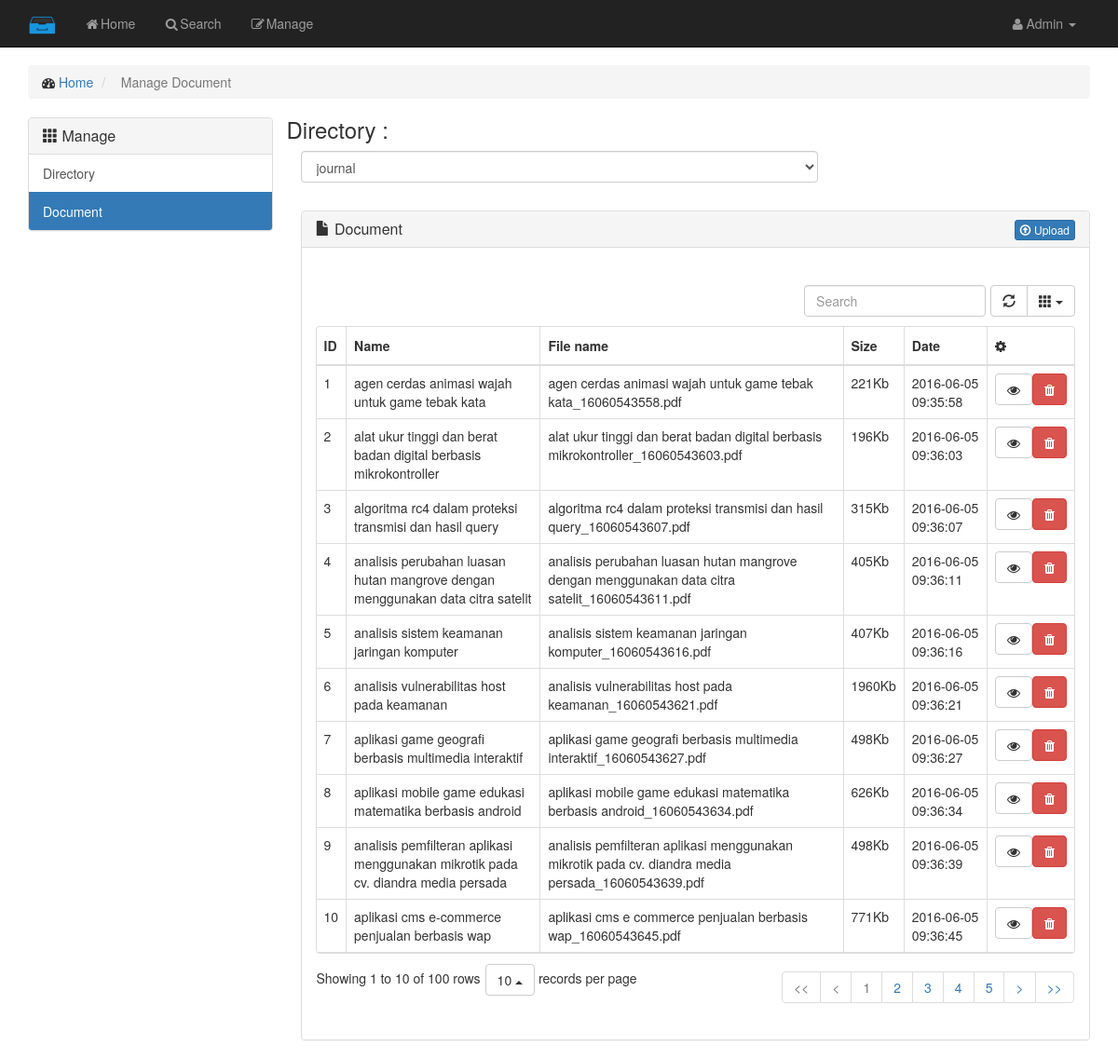
Page /admin/index.php?page=manage_doc (signed in) on the committed database.
### tables this page shows
CREATE TABLE `ds_document` (
  `id_document` int(11) NOT NULL AUTO_INCREMENT,
  `id_directory` int(11) NOT NULL,
  `name_document` varchar(250) NOT NULL,
  `name_file` varchar(255) NOT NULL,
  `path` varchar(100) NOT NULL,
  `size` double NOT NULL,
  `desc` varchar(300) DEFAULT NULL,
  `date` datetime NOT NULL,
  PRIMARY KEY (`id_document`),
  KEY `id_directory` (`id_directory`),
  CONSTRAINT `ds_document_ibfk_1` FOREIGN KEY (`id_directory`) REFERENCES `ds_directory` (`id_directory`)
);

CREATE TABLE `ds_directory` (
  `id_directory` int(250) NOT NULL AUTO_INCREMENT,
  `name_directory` varchar(250) NOT NULL,
  `path_directory` varchar(250) NOT NULL,
  `date` datetime NOT NULL,
  `size` double DEFAULT NULL,
  PRIMARY KEY (`id_directory`)
);

### admin/manage_doc.php (the view, shortened to what this page needs)
<?php
    if (isset($_POST['id'])) {
        require_once (FUNC_PATH . '/connectdb.php');
        require_once (VSM_PATH . '/vsm_delete_doc.php');
        echo $_POST['id'];
        $id_doc = $_POST['id'];
        deleteDoc($id_doc);
    }else{
?>
 <div class="container">
        <div class="manage row">
             <div class="col-lg-12">
                <ol class="breadcrumb">
                    <li>
                        <i class="fa fa-dashboard"></i>  <a href="index.php">Home</a>
                    </li>
                    <li class="active">
                        <i class="fa fa-bar-edit-o"></i> Manage Document
                    </li>
                </ol>
            </div>
            <div class="col-md-3">
                <div class="panel panel-default">
                    <div class="panel-heading">
                        <h3 class="panel-title"><span class="glyphicon glyphicon-th"></span>
                             Manage</h3>
                    </div>
                    <div class="list-group">
                        <a href="index.php?page=manage" class="list-group-item">Directory</a>
                        <a href="index.php?page=manage_doc" class="list-group-item active">Document</a>
                    </div>
                </div>
            </div>
                <h3>Directory :</h3>
                <div class="form-group col-md-6">
                    <select id="select_directory" class="form-control">
                       <?php
                       getDir();
                       ?>
                    </select>
                </div>
            <div class="col-md-9">
                <div class="panel panel-default filterable">
                    <div class="panel-heading">
                        <h3 class="panel-title"><span class="glyphicon glyphicon-file"></span>
                          Document</h3>
                        <div class="pull-right">
                               <a href="index.php?page=temp_upload" id="upload" class="btn btn-xs btn-primary btn-create"><span class="btn-label"><i class="glyphicon glyphicon-upload"></i> </span>Upload</button></a>
                        </div>
                    </div>
                   <div class="panel-body">
                      <table class="table" data-toggle="table"  data-show-refresh="true"   data-show-columns="true" data-search="true" data-select-item-name="toolbar1" data-pagination="true" >
                          <thead>
                          <tr>
                              <th data-field="id" >ID</th>
                              <th data-field="name"  >Name</th>
                              <th data-field="file" >File name</th>
                              <th data-field="size" >Size</th>
                              <th data-field="date" >Date</th>
                              <th data-field="action" ><em class="fa fa-cog"></em></th>
                          </tr>
                          </thead>
                          <tbody class="t_body">
                              <?php
                              $query = "SELECT ds_document.* , ds_directory.name_directory
                                          FROM ds_document , ds_directory
                                              WHERE ds_directory.id_directory = ds_document.id_directory AND ds_directory.id_directory = '$firstOp' ";
                              $result = mysql_query($query) or die(mysql_error());
                              if (mysql_num_rows($result) == 0) {
                                echo "<tr>";
                                  echo "<td text-align='center' colspan='6'>Empty Files</td>";
                                echo "</tr>";
                              }else{
                                $i = 1;
                                  while($row=mysql_fetch_array($result)){
                                      echo "<tr>";
                                          echo "<td>".$i++."</td>";
                                          echo "<td>".$row['name_document']."</td>";
                                          echo "<td>".$row['name_file']."</td>";
                                          echo "<td>".$row['size']."Kb</td>";
                                          echo "<td>".$row['date']."</td>";
                                           echo "<td align='center'>";
                                                  echo "<a target='_blank' href= " .'../' .$row['path'].'/'.rawurlencode($row['name_directory']).'/'.rawurlencode($row['name_file']). " class='btn btn-default' ><em class='fa fa-eye'></em></a>";
                                                  echo "<a class='btn btn-danger delete' id=".$row['id_document']." ><em class='fa fa-trash'></em></a>";
                                          echo "</td>";
                                      echo "</tr>";
                                  }
                              }
                              ?>
                          </tbody>
                      </table>
                  </div>
                </div>
            </div>
        </div>
</div>
<?php } ?>
<?php
    function getDir() {
        $sql = "SELECT * FROM ds_directory";
        $result = mysql_query($sql);
        if (mysql_num_rows($result) == 0) {
          $GLOBALS['firstOp'] = "";
          echo "<option value='NONE'>None</option>";
        }else{
          while($row = mysql_fetch_array($result)) {
              echo "<option value='".$row['id_directory']."'>".$row['name_directory']."</option>";
          }
        }
    }
?>

### assets/css/mycss.css (style rules this page uses)
html, body { height: 100%; }
body { padding-top: 50px; }
.panel { background-color: transparent; }
.panel-body { padding-top: 30px; background-color: rgba(2555,255,255,.3); }
.manage { margin-top: 20px; }
.filterable { margin-top: 15px; }
.filterable .panel-heading .pull-right { margin-top: -20px; }

### rows in the picture
ds_document: name_document "agen cerdas animasi wajah untuk game tebak kata", name_file "agen cerdas animasi wajah untuk game tebak kata_16060543558.pdf", size "221", date "2016-06-05 09:35:58"
ds_document: name_document "alat ukur tinggi dan berat badan digital berbasis mikrokontroller", name_file "alat ukur tinggi dan berat badan digital berbasis mikrokontroller_16060543603.pdf", size "196", date "2016-06-05 09:36:03"
ds_document: name_document "algoritma rc4 dalam proteksi transmisi dan hasil query", name_file "algoritma rc4 dalam proteksi transmisi dan hasil query_16060543607.pdf", size "315", date "2016-06-05 09:36:07"
ds_document: name_document "analisis perubahan luasan hutan mangrove dengan menggunakan data citra satelit", name_file "analisis perubahan luasan hutan mangrove dengan menggunakan data citra satelit_16060543611.pdf", size "405", date "2016-06-05 09:36:11"
ds_document: name_document "analisis sistem keamanan jaringan komputer", name_file "analisis sistem keamanan jaringan komputer_16060543616.pdf", size "407", date "2016-06-05 09:36:16"
ds_document: name_document "analisis vulnerabilitas host pada keamanan", name_file "analisis vulnerabilitas host pada keamanan_16060543621.pdf", size "1960", date "2016-06-05 09:36:21"
ds_document: name_document "aplikasi game geografi berbasis multimedia interaktif", name_file "aplikasi game geografi berbasis multimedia interaktif_16060543627.pdf", size "498", date "2016-06-05 09:36:27"
ds_document: name_document "aplikasi mobile game edukasi matematika berbasis android", name_file "aplikasi mobile game edukasi matematika berbasis android_16060543634.pdf", size "626", date "2016-06-05 09:36:34"
ds_document: name_document "analisis pemfilteran aplikasi menggunakan mikrotik pada cv. diandra media persada", name_file "analisis pemfilteran aplikasi menggunakan mikrotik pada cv. diandra media persada_16060543639.pdf", size "498", date "2016-06-05 09:36:39"
ds_document: name_document "aplikasi cms e-commerce penjualan berbasis wap", name_file "aplikasi cms e commerce penjualan berbasis wap_16060543645.pdf", size "771", date "2016-06-05 09:36:45"

### other values in the picture
form field value "journal"
